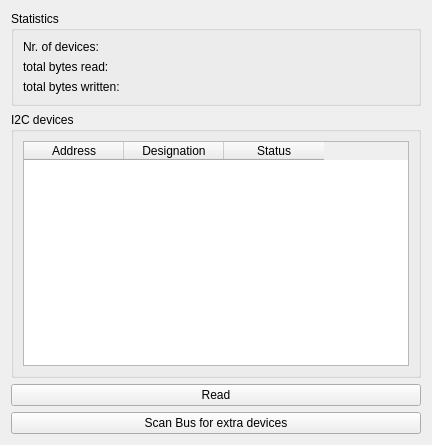
<?xml version="1.0" encoding="UTF-8"?>
<ui version="4.0">
 <class>I2cForm</class>
 <widget class="QWidget" name="I2cForm">
  <property name="geometry">
   <rect>
    <x>0</x>
    <y>0</y>
    <width>432</width>
    <height>445</height>
   </rect>
  </property>
  <property name="windowTitle">
   <string>Form</string>
  </property>
  <layout class="QGridLayout" name="gridLayout_3">
   <item row="0" column="0">
    <widget class="QGroupBox" name="statisticsGroupBox">
     <property name="title">
      <string>Statistics</string>
     </property>
     <layout class="QGridLayout" name="gridLayout_2">
      <item row="0" column="0">
       <layout class="QVBoxLayout" name="verticalLayout">
        <item>
         <widget class="QLabel" name="nrDevicesLabel">
          <property name="text">
           <string>Nr. of devices:</string>
          </property>
         </widget>
        </item>
        <item>
         <widget class="QLabel" name="bytesReadLabel">
          <property name="text">
           <string>total bytes read: </string>
          </property>
         </widget>
        </item>
        <item>
         <widget class="QLabel" name="bytesWrittenLabel">
          <property name="text">
           <string>total bytes written:</string>
          </property>
         </widget>
        </item>
       </layout>
      </item>
     </layout>
    </widget>
   </item>
   <item row="1" column="0">
    <widget class="QGroupBox" name="devicesGroupBox">
     <property name="title">
      <string>I2C devices</string>
     </property>
     <layout class="QGridLayout" name="gridLayout">
      <item row="0" column="0">
       <widget class="QTableWidget" name="devicesTableWidget">
        <column>
         <property name="text">
          <string>Address</string>
         </property>
        </column>
        <column>
         <property name="text">
          <string>Designation</string>
         </property>
        </column>
        <column>
         <property name="text">
          <string>Status</string>
         </property>
        </column>
       </widget>
      </item>
     </layout>
    </widget>
   </item>
   <item row="2" column="0">
    <widget class="QPushButton" name="statsQueryPushButton">
     <property name="text">
      <string>Read</string>
     </property>
    </widget>
   </item>
   <item row="3" column="0">
    <widget class="QPushButton" name="scanBusPushButton">
     <property name="text">
      <string>Scan Bus for extra devices</string>
     </property>
    </widget>
   </item>
  </layout>
 </widget>
 <resources/>
 <connections/>
</ui>
